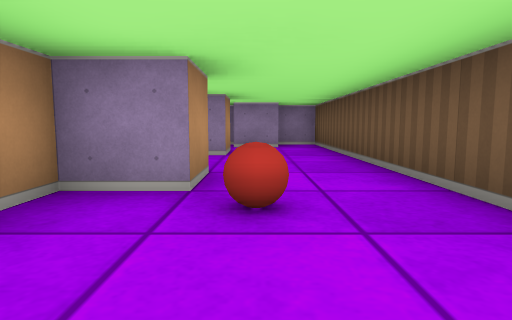
view 1 (above)

18 first-person views from a walk through a cub3D maze. The camera is about half as high as the walls, tilts 6° down and sees 75° across. The floor is counted in squares. Each view is taken from the middle of a square. On the plan, view 1 faces up. The plan holds only what a view shows up to about 9 squares ahead; the rest is blank. The place goes on beyond the plan.

view 2
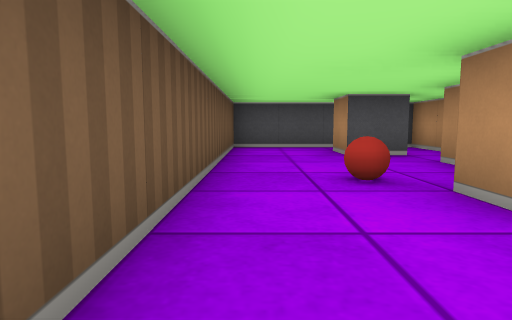

view 3
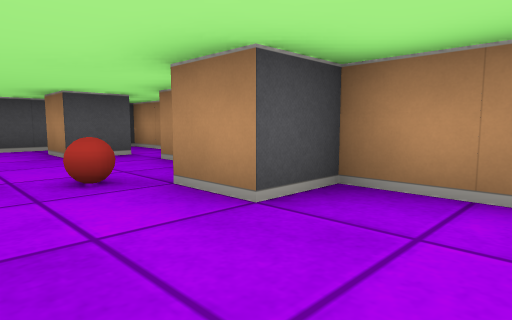

view 4
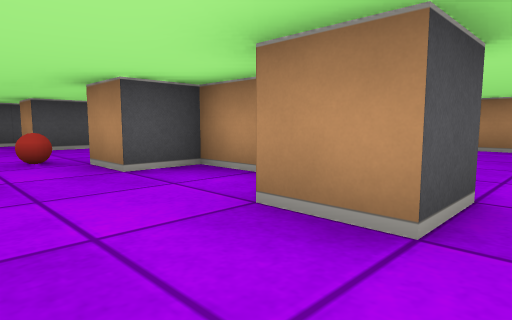

view 5
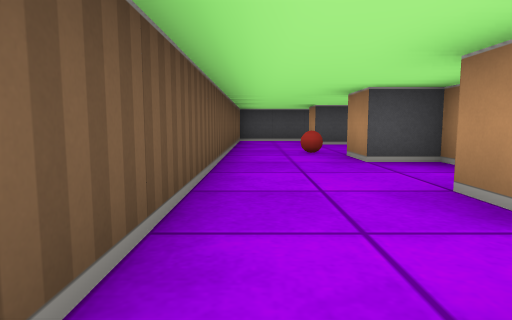

view 6
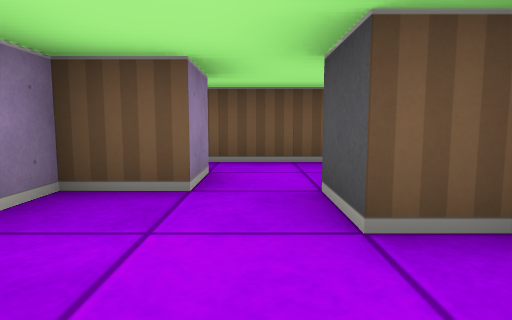

view 7
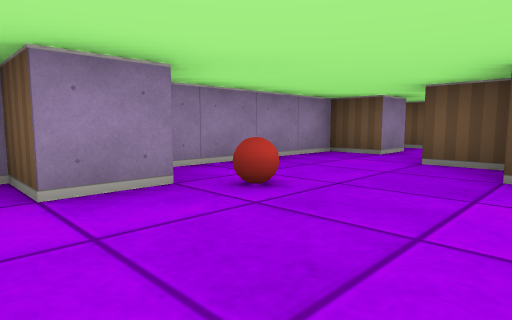

view 8
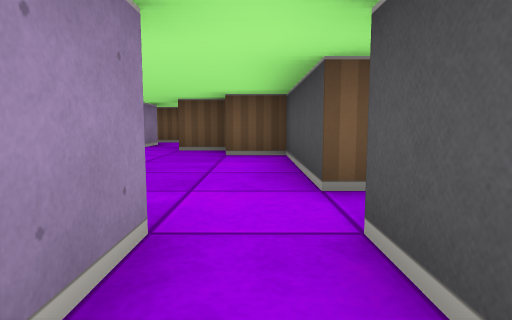

view 9
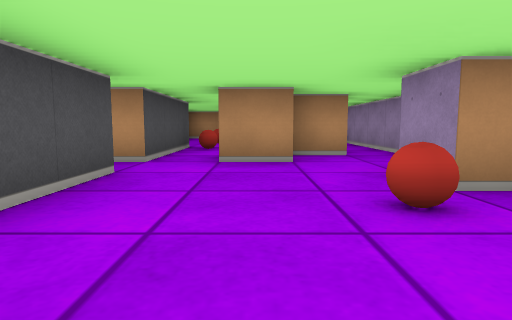

view 10
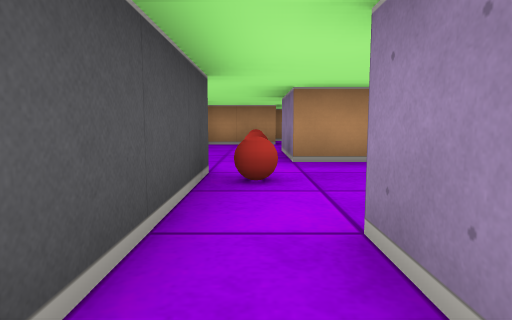

view 11
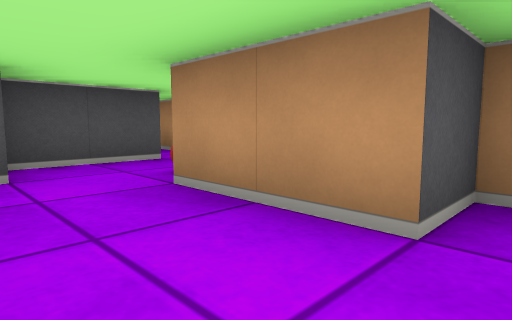

view 12
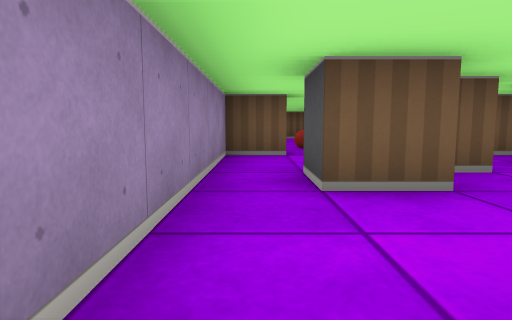

view 13
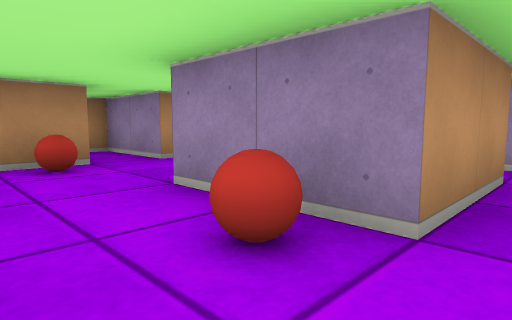

view 14
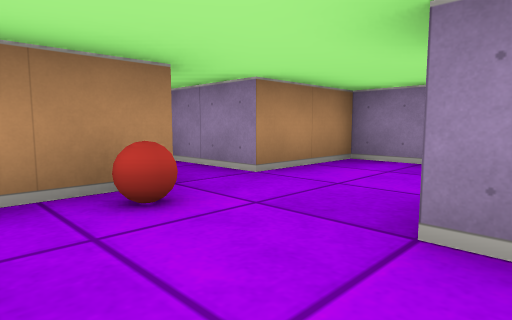

view 15
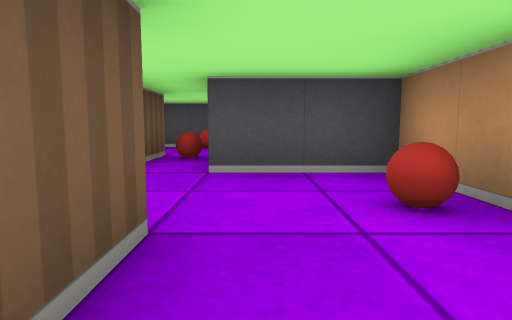

view 16
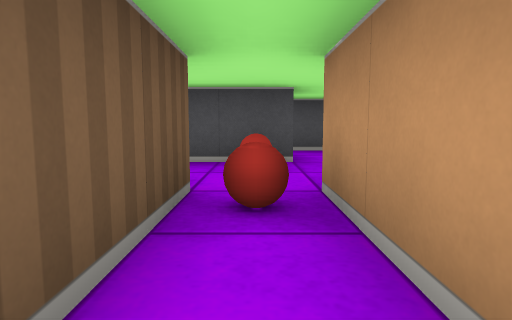

view 17
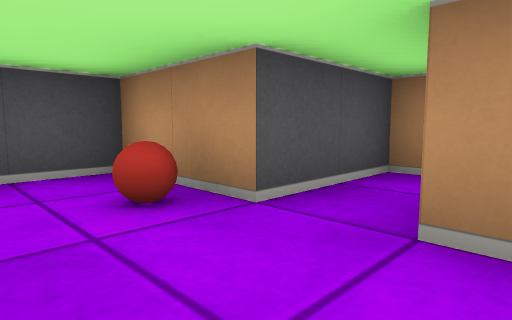

view 18
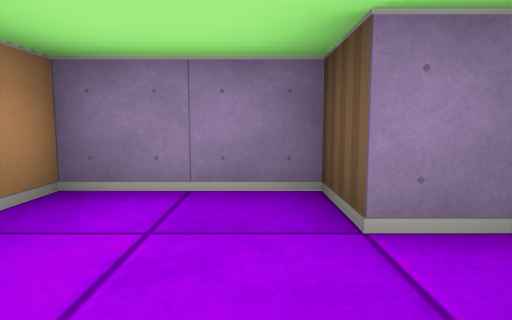

### Floor plan
Ten units are one square. View 1 is at (0, 0); x grows to the right and y downward. Boxes are objects, and circles mark ways between rooms. Rooms are numbered by the first view taken in them; rooms with no view inside come last. Other rooms are left out.
<svg viewBox="-170 -90 190 120">
<path fill="none" stroke="#000" d="M-16 5 -5 5 -5 15M-15 -48 -15 -35 -5 -35 -5 -25 -15 -25 -15 -5M-25 12 -25 25M-5 -65 -5 -55 -9 -55M-8 25 15 25 15 -85 5 -85M6 -75 -5 -75M-45 -80 -45 -75 -55 -75M-15 -55 -15 -65 -5 -65M-5 -75 -5 -85 -40 -85M-55 -45 -25 -45 -25 -55M-84 -45 -65 -45 -65 -40M-65 -66 -65 -55 -75 -55M-55 -38 -55 -45M-85 -64 -85 -75 -75 -75 -75 -65M-75 -55 -75 -60M-116 -75 -105 -75 -105 -55M-55 -75 -55 -85 -111 -85M-96 -45 -84 -45M-106 -35 -96 -35M-125 -75 -125 -85 -145 -85 -145 -65 -165 -65 -165 -55 -145 -55 -145 -35 -125 -35 -125 -15M-105 -55 -125 -55 -125 -65M-115 -15 -115 -35 -106 -35"/>
<rect x="-5" y="-25" width="10" height="10" fill="#bbb"><title>ball</title></rect>
<rect x="-45" y="-75" width="10" height="10" fill="#bbb"><title>ball</title></rect>
<rect x="-95" y="-55" width="10" height="10" fill="#bbb"><title>ball</title></rect>
<rect x="-145" y="-55" width="10" height="10" fill="#bbb"><title>ball</title></rect>
<rect x="-125" y="-25" width="10" height="10" fill="#bbb"><title>ball</title></rect>
<rect x="-115" y="-55" width="10" height="10" fill="#bbb"><title>ball</title></rect>
<circle cx="-10" cy="-70" r="3" fill="#2a7"/>
<circle cx="-50" cy="-55" r="3" fill="#2a7"/>
<circle cx="-60" cy="-70" r="3" fill="#2a7"/>
<circle cx="-75" cy="-50" r="3" fill="#2a7"/>
<circle cx="-95" cy="-65" r="3" fill="#2a7"/>
<circle cx="-110" cy="-45" r="3" fill="#2a7"/>
<text x="0" y="-20">1</text>
<text x="-30" y="-70">2</text>
<text x="-70" y="-50">3</text>
<text x="-90" y="-70">4</text>
<text x="-100" y="-50">5</text>
<text x="-130" y="-50">6</text>
</svg>
Room 1 opens to room 2. Room 2 opens to room 3. Room 3 opens to room 4. Room 3 opens to room 5. Room 4 opens to room 5. Room 5 opens to room 6.

Where each view was taken, in squares from view 1:
view 1: 0 up, 0 right, facing up
view 2: 5 up, 1 right, facing down
view 3: 5 up, 1 right, facing down-left
view 4: 7 up, 1 right, facing down-left
view 5: 8 up, 1 right, facing down
view 6: 7 up, 3 left, facing right
view 7: 5 up, 6 left, facing up-right
view 8: 5 up, 8 left, facing right
view 9: 6 up, 2 left, facing left
view 10: 5 up, 6 left, facing left
view 11: 8 up, 9 left, facing down-left
view 12: 8 up, 11 left, facing right
view 13: 4 up, 10 left, facing up-left
view 14: 4 up, 12 left, facing up-left
view 15: 7 up, 13 left, facing down
view 16: 4 up, 12 left, facing down
view 17: 7 up, 13 left, facing down-left
view 18: 6 up, 13 left, facing up
